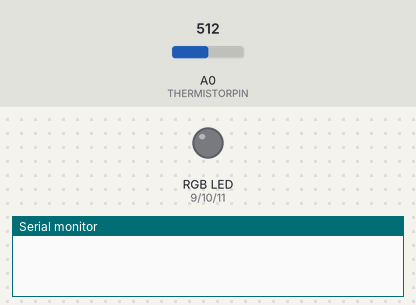
The sketch below on a simulated Arduino Uno, built with avr-gcc and run on an emulated ATmega328P. Shown: an RGB LED mixed from three pins (HIGH = lit), the last lines printed to the serial monitor. The test bench sets the inputs (shaded band); at power-on: A0 (THERMISTORPIN) = 512.

Above: at 0.01 s.
At 1.2 s:
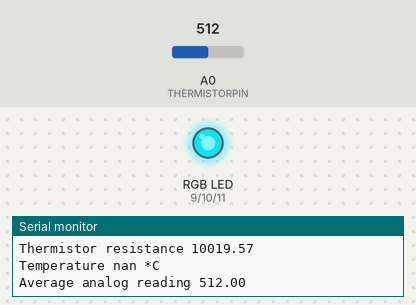
1.3 s: A0 (THERMISTORPIN) set to 15
4.3 s: A0 (THERMISTORPIN) set to 0
Timing chart, 0 to 7.3 s (numbered marks = the images above; inputs shaded):
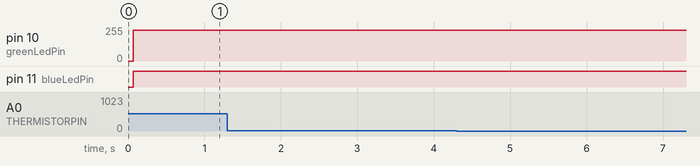

The sketch:

tempAdvancedRGB.ino
```cpp
int rgb_colors[3];

int redLedPin = 9;
int greenLedPin = 10;
int blueLedPin = 11;

void setup(void) {
  Serial.begin(9600);
  pinMode(redLedPin, OUTPUT);
  pinMode(greenLedPin, OUTPUT);
  pinMode(blueLedPin, OUTPUT);}

void loop(void) {
  float temp = getTemp();
  // escale the input from 10 ªC to 25ªC cover show the whole range
  int hue = map(temp, 10, 25, 0, 255);
  // from HSB (Hue/Saturation/Brightness) to RGB (Red/Green/blue)
  getRGB(hue,255,255,rgb_colors);
  // analogWrite each color LED
  makeColor(rgb_colors[0], rgb_colors[1], rgb_colors[2]);
}

void makeColor(int red, int green, int blue) {
  // For common anode RGB Led's we invert the signal
  // max light = 0 | min light = 255
  analogWrite(redLedPin, 255-red);
  analogWrite(greenLedPin, 255-green);
  analogWrite(blueLedPin, 255-blue);
}
```

hsb.ino
```cpp
const byte dim_curve[] = {
    0,   1,   1,   2,   2,   2,   2,   2,   2,   3,   3,   3,   3,   3,   3,   3,
    3,   3,   3,   3,   3,   3,   3,   4,   4,   4,   4,   4,   4,   4,   4,   4,
    4,   4,   4,   5,   5,   5,   5,   5,   5,   5,   5,   5,   5,   6,   6,   6,
    6,   6,   6,   6,   6,   7,   7,   7,   7,   7,   7,   7,   8,   8,   8,   8,
    8,   8,   9,   9,   9,   9,   9,   9,   10,  10,  10,  10,  10,  11,  11,  11,
    11,  11,  12,  12,  12,  12,  12,  13,  13,  13,  13,  14,  14,  14,  14,  15,
    15,  15,  16,  16,  16,  16,  17,  17,  17,  18,  18,  18,  19,  19,  19,  20,
    20,  20,  21,  21,  22,  22,  22,  23,  23,  24,  24,  25,  25,  25,  26,  26,
    27,  27,  28,  28,  29,  29,  30,  30,  31,  32,  32,  33,  33,  34,  35,  35,
    36,  36,  37,  38,  38,  39,  40,  40,  41,  42,  43,  43,  44,  45,  46,  47,
    48,  48,  49,  50,  51,  52,  53,  54,  55,  56,  57,  58,  59,  60,  61,  62,
    63,  64,  65,  66,  68,  69,  70,  71,  73,  74,  75,  76,  78,  79,  81,  82,
    83,  85,  86,  88,  90,  91,  93,  94,  96,  98,  99,  101, 103, 105, 107, 109,
    110, 112, 114, 116, 118, 121, 123, 125, 127, 129, 132, 134, 136, 139, 141, 144,
    146, 149, 151, 154, 157, 159, 162, 165, 168, 171, 174, 177, 180, 183, 186, 190,
    193, 196, 200, 203, 207, 211, 214, 218, 222, 226, 230, 234, 238, 242, 248, 255,
};

void getRGB(int hue, int sat, int val, int colors[3]) {
  /* convert hue, saturation and brightness ( HSB/HSV ) to RGB
     The dim_curve is used only on brightness/value and on saturation (inverted).
     This looks the most natural.
  */

  val = dim_curve[val];
  sat = 255-dim_curve[255-sat];

  int r;
  int g;
  int b;
  int base;

  if (sat == 0) { // Acromatic color (gray). Hue doesn't mind.
    colors[0]=val;
    colors[1]=val;
    colors[2]=val;
  } else  {

    base = ((255 - sat) * val)>>8;

    switch(hue/60) {
    case 0:
        r = val;
        g = (((val-base)*hue)/60)+base;
        b = base;
    break;

    case 1:
        r = (((val-base)*(60-(hue%60)))/60)+base;
        g = val;
        b = base;
    break;

    case 2:
        r = base;
        g = val;
        b = (((val-base)*(hue%60))/60)+base;
    break;

    case 3:
        r = base;
        g = (((val-base)*(60-(hue%60)))/60)+base;
        b = val;
    break;

    case 4:
        r = (((val-base)*(hue%60))/60)+base;
        g = base;
        b = val;
    break;

    case 5:
        r = val;
        g = base;
        b = (((val-base)*(60-(hue%60)))/60)+base;
    break;
    }

    colors[0]=r;
    colors[1]=g;
    colors[2]=b;
  }
}
```

temp.ino
```cpp
/*

 Thermistor Code

 Based on Adafruit Thermistor Code

*/

// which analog pin to connect
int const THERMISTORPIN = A0;
// resistance at 25 degrees C
int const THERMISTORNOMINAL = 50000; // For Seeedstudio Kit thermistor
// temp. for nominal resistance (almost always 25 C)
int const TEMPERATURENOMINAL = 25;
// how many samples to take and average, more takes longer
// but is more 'smooth'
int const NUMSAMPLES = 5;
// The beta coefficient of the thermistor (usually 3000-4000)
int const BCOEFFICIENT = 4190; // For Seeedstudio Kit thermistor
// the value of the 'other' resistor
int const SERIESRESISTOR = 10000; // We use a 10KOhm Resistor

int samples[NUMSAMPLES];


float getTemp() {
  uint8_t i;
  float average;

  // take N samples in a row, with a slight delay
  for (i=0; i< NUMSAMPLES; i++) {
    samples[i] = analogRead(THERMISTORPIN);
    delay(10);
  }

  // average all the samples out
  average = 0;
  for (i=0; i< NUMSAMPLES; i++) {
    average += samples[i];
  }
  average /= NUMSAMPLES;

  Serial.print("Average analog reading ");
  Serial.println(average);

  // convert the value to resistance
  average = 1023 / average - 1;
  average = SERIESRESISTOR / average;
  Serial.print("Thermistor resistance ");
  Serial.println(average);

  float steinhart;
  steinhart = average / THERMISTORNOMINAL;     // (R/Ro)
  steinhart = log(steinhart);                  // ln(R/Ro)
  steinhart /= BCOEFFICIENT;                   // 1/B * ln(R/Ro)
  steinhart += 1.0 / (TEMPERATURENOMINAL + 273.15); // + (1/To)
  steinhart = 1.0 / steinhart;                 // Invert
  steinhart -= 273.15;                         // convert to C

  Serial.print("Temperature ");
  Serial.print(steinhart);
  Serial.println(" *C");

  return steinhart;

}
```
